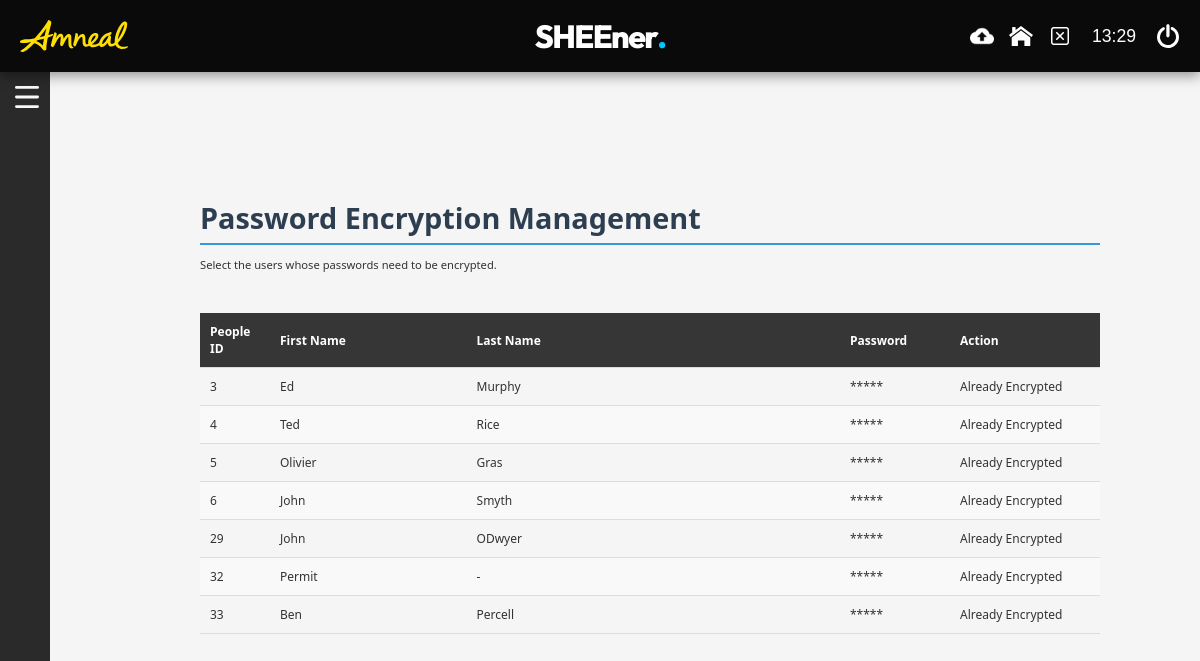
/encrypt.php, run on the app's committed database.
### tables this page shows
CREATE TABLE `personalinformation` (
  `PersonalInfoID` int(11) NOT NULL AUTO_INCREMENT,
  `PersonID` int(11) DEFAULT NULL,
  `Username` varchar(50) NOT NULL,
  `PasswordHash` varchar(255) DEFAULT NULL,
  `RevisionDate` timestamp NOT NULL DEFAULT current_timestamp(),
  `RoleID` int(11) DEFAULT NULL COMMENT 'Login default role - used for initial role assignment at login. All roles should also exist in people_roles table.',
  PRIMARY KEY (`PersonalInfoID`),
  KEY `PersonID` (`PersonID`),
  KEY `idx_role_id` (`RoleID`),
  KEY `idx_personalinfo_username` (`Username`),
  KEY `idx_personalinfo_personid` (`PersonID`),
  KEY `idx_personalinfo_roleid` (`RoleID`),
  CONSTRAINT `fk_personalinfo_person` FOREIGN KEY (`PersonID`) REFERENCES `people` (`people_id`) ON DELETE SET NULL ON UPDATE CASCADE,
  CONSTRAINT `fk_personalinfo_role` FOREIGN KEY (`RoleID`) REFERENCES `roles` (`RoleID`) ON DELETE SET NULL ON UPDATE CASCADE
);

CREATE TABLE `people` (
  `people_id` int(11) NOT NULL AUTO_INCREMENT,
  `FirstName` varchar(50) NOT NULL,
  `LastName` varchar(50) NOT NULL,
  `DateOfBirth` date DEFAULT NULL,
  `Email` varchar(100) DEFAULT NULL,
  `PhoneNumber` varchar(15) DEFAULT NULL,
  `Position` varchar(100) DEFAULT NULL,
  `company_id` int(11) DEFAULT NULL,
  `department_id` int(11) DEFAULT NULL,
  `IsActive` tinyint(1) DEFAULT 1,
  PRIMARY KEY (`people_id`),
  KEY `idx_position` (`Position`),
  KEY `idx_people_active` (`IsActive`),
  KEY `idx_people_company` (`company_id`),
  KEY `idx_people_department` (`department_id`),
  CONSTRAINT `fk_people_company` FOREIGN KEY (`company_id`) REFERENCES `vendor` (`company_id`) ON DELETE SET NULL ON UPDATE CASCADE,
  CONSTRAINT `fk_people_department` FOREIGN KEY (`department_id`) REFERENCES `departments` (`department_id`) ON DELETE SET NULL ON UPDATE CASCADE
);

### encrypt.php (the view, shortened to what this page needs)
<?php
include 'includes/header.php';
?>
    <main>
        <section class="dashboard-content">
            <h2>Password Encryption Management</h2>
            <p>Select the users whose passwords need to be encrypted.</p>
            <table>
                <tbody>
                <?php
$database = new Database();
$conn = $database->getConnection();
$sql = "SELECT People.people_id, People.FirstName, People.LastName, PersonalInformation.PasswordHash
        FROM People
        JOIN PersonalInformation ON People.people_id = PersonalInformation.PersonID";
try {
    $stmt = $conn->prepare($sql);
    $stmt->execute();
    $results = $stmt->fetchAll(PDO::FETCH_ASSOC);
    echo "<table id='people-table' class='task-table'>";
    echo "<thead>
            <tr>
                <th>People ID</th>
                <th>First Name</th>
                <th>Last Name</th>
                <th>Password</th>
                <th>Action</th>
            </tr>
          </thead>
          <tbody>";
    if (count($results) > 0) {
        foreach ($results as $row) {
            $people_id = $row['people_id'];
            $firstName = $row['FirstName'];
            $lastName = $row['LastName'];
            $passwordHash = $row['PasswordHash'];
            $isEncrypted = (strpos($passwordHash, '$2y$') === 0);
            echo "<tr>";
            echo "<td>{$people_id}</td>";
            echo "<td class='first-name'>{$firstName}</td>";
            echo "<td class='last-name'>{$lastName}</td>";
            echo "<td>*****</td>";
            if (!$isEncrypted) {
                echo "<td class='phone-number'>
                        <span class='actions'>
                            <form action='php/register.php' method='post' style='display:inline;'>
                                <input type='hidden' name='personID' value='{$people_id}'>
                                <button type='submit' class='action-icon'>Encrypt</button>
                            </form>
                        </span>
                      </td>";
            } else {
                echo "<td>Already Encrypted</td>";
            }
            echo "</tr>";
        }
    } else {
        echo "<tr><td colspan='5'>No records found.</td></tr>";
    }
    echo "</tbody></table>";
} catch (PDOException $e) {
    echo "Error: " . $e->getMessage();
}
?>
                </tbody>
            </table>
        </section>
    </main>
<?php include 'includes/footer.php'; ?>

### includes/header.php (shortened to what this page needs)
<!DOCTYPE html>
<html lang="en">
<head>
    <link rel="stylesheet" href="css/styles.css">
    <link rel="stylesheet" href="css/buttons.css">
    <link rel="stylesheet" href="css/modal.css">
    <link rel="stylesheet" href="css/date-picker.css">
    <link rel="stylesheet" href="https://cdnjs.cloudflare.com/ajax/libs/font-awesome/6.4.0/css/all.min.css">
</head>
<body>
    <div id="topbar"></div>
    <div id="navbar"></div>

### includes/footer.php (shortened to what this page needs)
</body>
</html>

### css/styles.css (style rules this page uses)
body { display: flex; flex-direction: column; font-family: 'Segoe UI', Tahoma, Geneva, Verdana, sans-serif; margin: 0; padding: 0; background-color: #f5f5f5; min-height: 100vh; color: #333; animation: gradientBackground 10s ease infinite; overflow-y: auto; }
h2 { font-size: 1.8rem; font-weight: 700; color: #2c3e50; border-bottom: 2px solid #3498db; padding-bottom: 0.4rem; margin: 1.2rem 0 0.7rem 0; line-height: 1.3; }
p { font-size: 0.7rem; color: #333; margin: 0.5rem 0 1.2rem 0; line-height: 1.6; font-family: 'Segoe UI', Tahoma, Geneva, Verdana, sans-serif; }
#topbar { background-color: #0a0a0a; height: 72px; color: white; display: flex; align-items: center; justify-content: center; padding: 0 20px; position: fixed; top: 0; left: 0; right: 0; z-index: var(--z-topbar); box-shadow: 0 4px 12px rgba(0, 0, 0, 0.4); }
:root { --primary-color: #0a0a0a; --secondary-color: #2a2a2a; --success-color: #2ecc71; --danger-color: #e74c3c; --light-color: #ecf0f1; --dark-color: #312c50; --topbar-height: 72px; --navbar-width: 50px; --navbar-width-expanded: 200px; --header-bg: var(--primary-color, #007bff); --header-text: #fff; --header-shadow: 0 4px 8px rgba(0, 0, 0, 0.05); --z-modal: 1050; --z-overlay: 1040; --z-navbar: 1030; --z-topbar: 1100; --banner-height: 72px; --bg-color: #050510; --text-color: #ffffff; --glass-bg: rgba(255, 255, 255, 0.05); --glass-border: rgba(255, 255, 255, 0.1); --primary-gradient: linear-gradient(135deg, #00c6ff 0%, #0072ff 100%); --accent-glow: #00c6ff; --font-main: 'Outfit', sans-serif; }
main { flex: 1; display: flex; flex-direction: column; align-items: center; margin-left: 100px; padding: 20px; height: 80vh; overflow-y: auto; z-index: 1; margin-top: 80px; }
.dashboard-content { margin-top: 80px; }
#navbar { position: fixed; top: 72px; left: 0; width: 50px; height: calc(100vh - 72px); z-index: 100; overflow: visible; pointer-events: none; }
.task-table { table-layout: fixed; width: 100%; max-width: 900px; margin-top: 0px; margin: 0 auto; border-collapse: collapse; }
.task-table th:nth-child(1) { width: 50px; }
.task-table th:nth-child(2) { min-width: 240px; width: 20%; }
.task-table th:nth-child(3) { min-width: 480px; width: 40%; }
.task-table th:nth-child(4) { width: 90px; }
.task-table th:nth-child(5) { width: 130px; }
.task-table td { white-space: normal; word-wrap: break-word; word-break: break-word; }
.task-table td:nth-child(1), .task-table td:nth-child(4) { white-space: nowrap; overflow: hidden; text-overflow: ellipsis; }
.task-table th, .task-table td { font-size: 12px; padding: 8px; text-align: left; border-bottom: 1px solid #ddd; }
.task-table th { background-color: #363636; color: white; font-weight: bold; }
.task-table tr:nth-child(even) { background-color: #f9f9f9; }

### css/buttons.css (style rules this page uses)
:root { --btn-primary-bg: #3685fe; --btn-primary-bg-hover: #276ac8; --btn-primary-color: #ffffff; --btn-secondary-bg: #6c757d; --btn-secondary-bg-hover: #5a6268; --btn-secondary-color: #ffffff; --btn-success-bg: #28a745; --btn-success-bg-hover: #218838; --btn-success-color: #ffffff; --btn-danger-bg: #dc3545; --btn-danger-bg-hover: #c82333; --btn-danger-color: #ffffff; --btn-warning-bg: #ffc107; --btn-warning-bg-hover: #e0a800; --btn-warning-color: #212529; --btn-info-bg: #0A2F64; --btn-info-bg-hover: #184289; --btn-info-color: #ffffff; --btn-padding: 10px 20px; --btn-padding-sm: 6px 12px; --btn-padding-lg: 12px 24px; --btn-border-radius: 5px; --btn-font-size: 14px; --btn-font-weight: 600; --btn-transition: all 0.2s ease; }

### encrypt.php (style rules this page uses)
.task-table { width: 100%; border-collapse: collapse; margin-top: 20px; }
.task-table th, .task-table td { padding: 10px; text-align: left; border-bottom: 1px solid #ddd; }
.task-table th { background-color: #363636; color: white; font-weight: bold; }
.task-table td, .task-table th { border-right: none; }

### data on the page
personalinformation: PersonID.people_id "3", PersonID.FirstName "Ed", PersonID.LastName "Murphy", shows "Already Encrypted"
personalinformation: PersonID.people_id "4", PersonID.FirstName "Ted", PersonID.LastName "Rice", shows "Already Encrypted"
personalinformation: PersonID.people_id "5", PersonID.FirstName "Olivier", PersonID.LastName "Gras", shows "Already Encrypted"
personalinformation: PersonID.people_id "6", PersonID.FirstName "John", PersonID.LastName "Smyth", shows "Already Encrypted"
personalinformation: PersonID.people_id "29", PersonID.FirstName "John", PersonID.LastName "ODwyer", shows "Already Encrypted"
personalinformation: PersonID.people_id "32", PersonID.FirstName "Permit", PersonID.LastName "-", shows "Already Encrypted"
personalinformation: PersonID.people_id "33", PersonID.FirstName "Ben", PersonID.LastName "Percell", shows "Already Encrypted"
